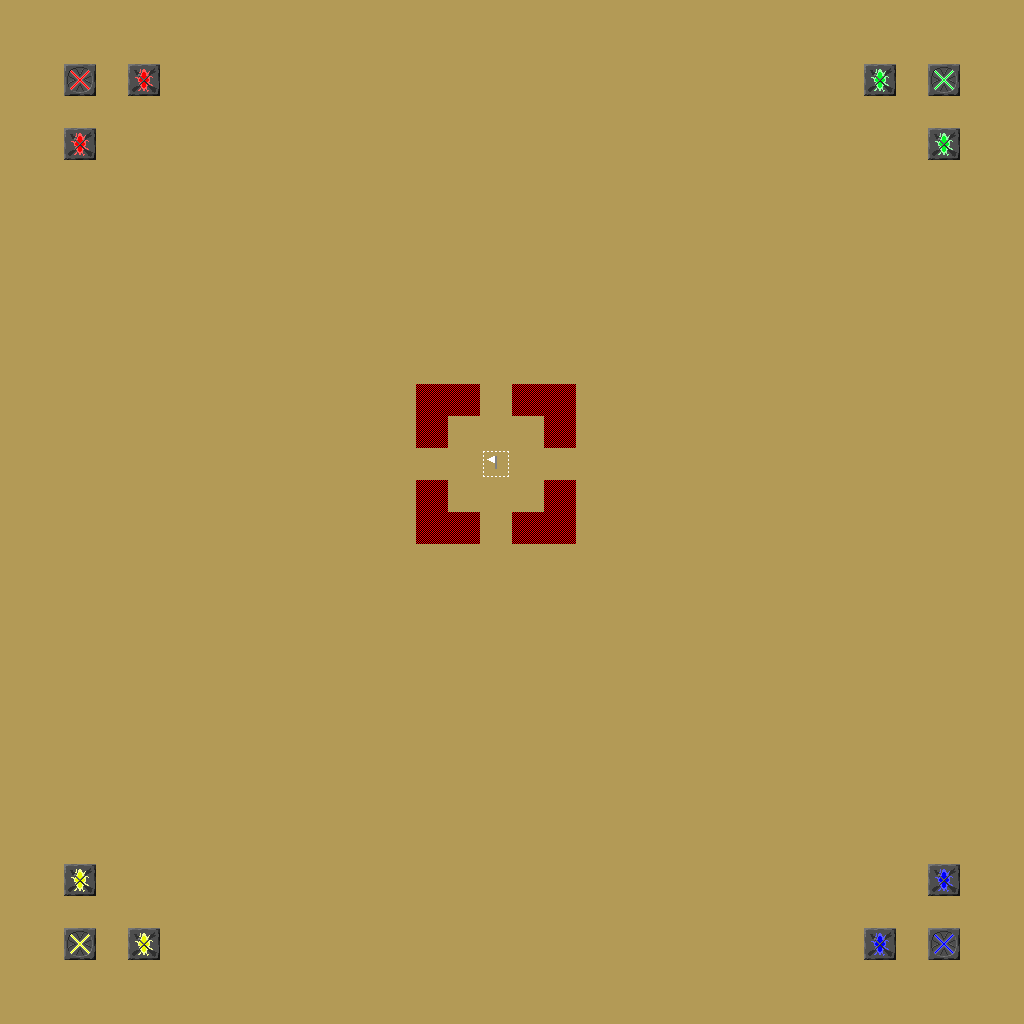

Tiled map render using the project's own tile images. Description and the map definition, with tile-layer contents summarised, below:
An orthogonal 32x32 tile map with 32x32 px tiles, 3 tile layers (terrain, buildings, collision), 1 hidden layer not drawn.

<map version="1.0" orientation="orthogonal" width="32" height="32" tilewidth="32" tileheight="32">
 <properties>
  <property name="author" value="arne" />
  <property name="max_players" value="4" />
  <property name="name" value="testmap" />
  <property name="size" value="32x32" />
  <property name="tileset" value="mapdata/default.png" />
  <property name="version" value="1337" />
 </properties>
 <tileset firstgid="1" name="lol" tilewidth="32" tileheight="32">
  <image source="default.png" width="512" height="512" />
 </tileset>
 <layer name="terrain" width="32" height="32">
  <data>[1024 cells, 1012 non-empty, 1 distinct tile ids]</data>
 </layer>
 <layer name="buildings" width="32" height="32">
  <data>[1024 cells, 1024 non-empty, 10 distinct tile ids]</data>
 </layer>
 <layer name="collision" width="32" height="32">
  <data>[1024 cells, 12 non-empty, 1 distinct tile ids]</data>
 </layer>
 <layer name="fow" width="32" height="32" visible="0">
  <data>[1024 cells, 1024 non-empty, 1 distinct tile ids]</data>
 </layer>
</map>
